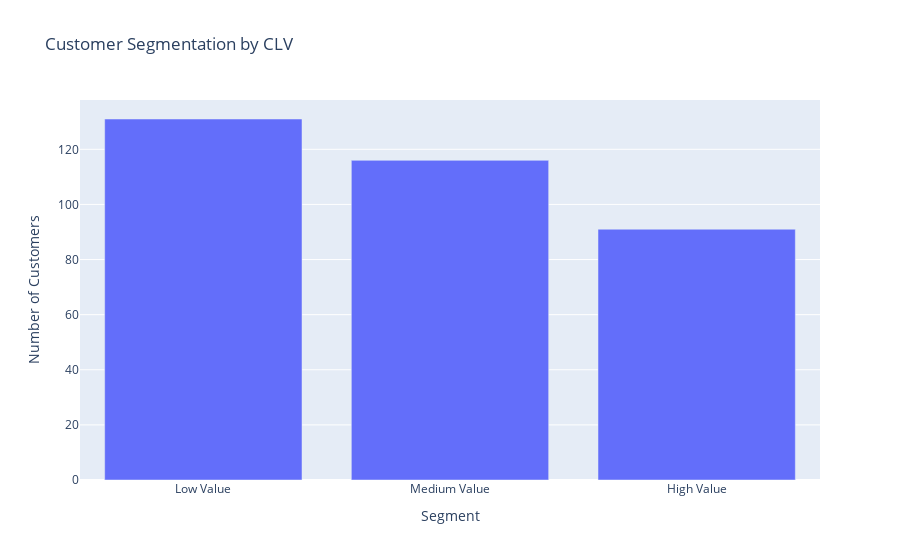

The cell this chart's notebook holds for it:
### Markdown cell above
__calculating the customer lifetime value and visualize segments based on the customer lifetime value__

### Code cell
data['CLV'] = (data['Total_Purchases'] * data['Total_Pages_Viewed']) / data['Age']

data['Segment'] = pd.cut(data['CLV'], bins=[1, 2.5, 5, float('inf')],
                         labels=['Low Value', 'Medium Value', 'High Value'])

segment_counts = data['Segment'].value_counts().reset_index()
segment_counts.columns = ['Segment', 'Count']

# Create a bar chart to visualize the customer segments
fig = px.bar(segment_counts, x='Segment', y='Count', 
             title='Customer Segmentation by CLV')
fig.update_xaxes(title='Segment')
fig.update_yaxes(title='Number of Customers')
fig.show()

### Figure 1 — Plotly figure (JSON) as saved in the notebook; plotly's stock layout.template omitted (floating-point values rounded to 4 significant figures)
{"data": [{"hovertemplate": "Segment=%{x}<br>Count=%{y}<extra></extra>", "legendgroup": "", "marker": {"color": "#636efa", "pattern": {"shape": ""}}, "name": "", "orientation": "v", "showlegend": false, "textposition": "auto", "type": "bar", "x": ["Low Value", "Medium Value", "High Value"], "xaxis": "x", "y": [131, 116, 91], "yaxis": "y"}], "layout": {"barmode": "relative", "legend": {"tracegroupgap": 0}, "title": {"text": "Customer Segmentation by CLV"}, "xaxis": {"anchor": "y", "domain": [0, 1], "title": {"text": "Segment"}}, "yaxis": {"anchor": "x", "domain": [0, 1], "title": {"text": "Number of Customers"}}}}
